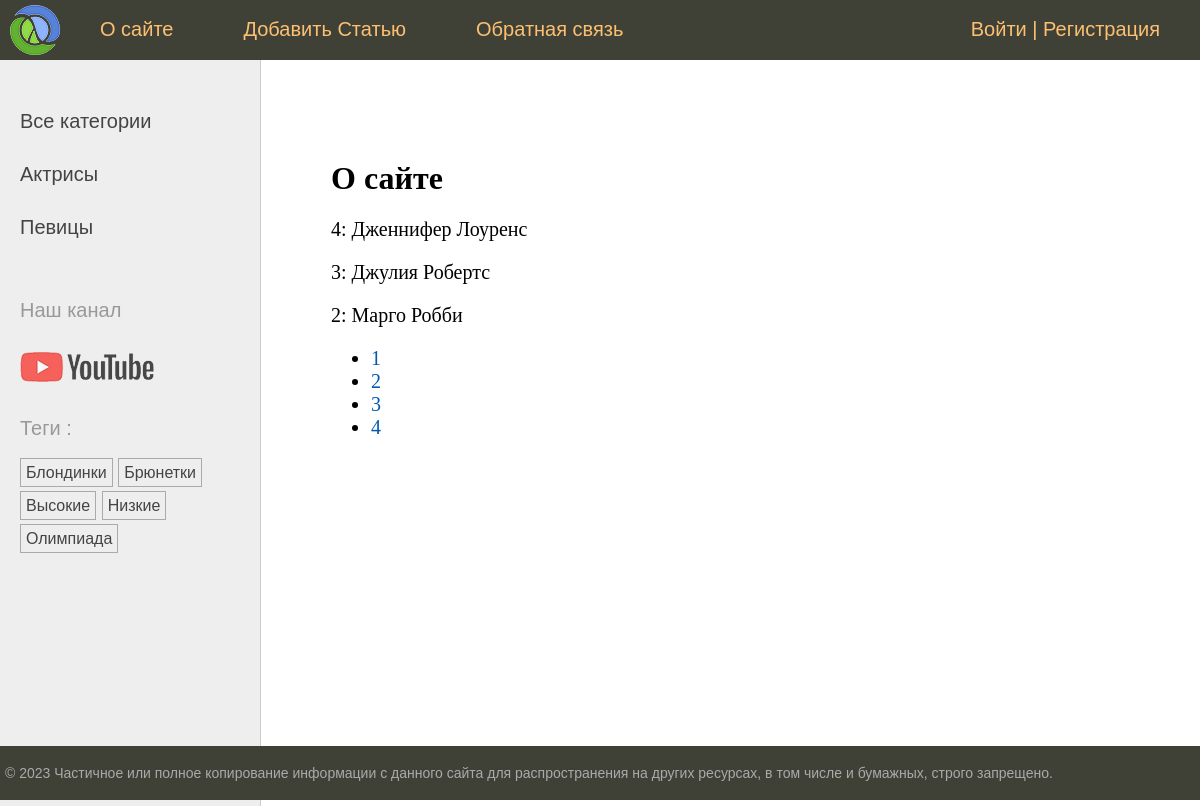
Page /women/about/?page=3 on the earlier database version.
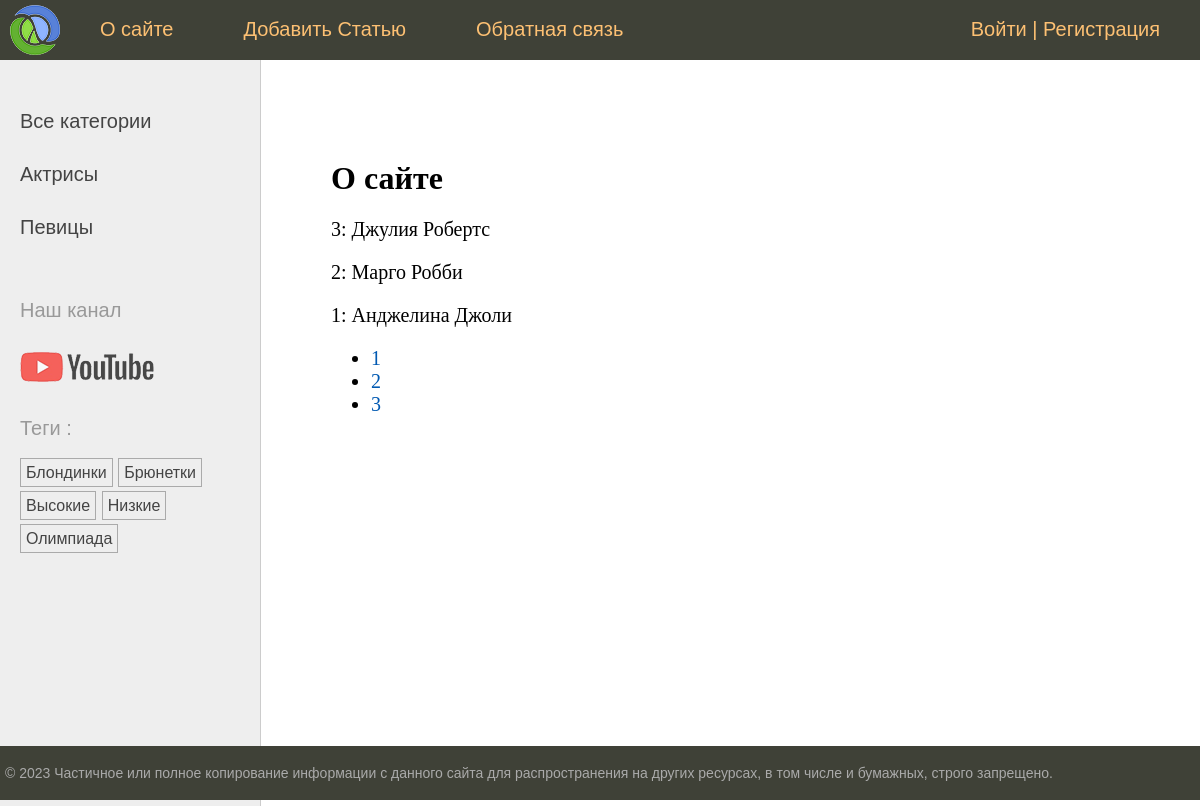
Same page on the later database version.
### women/models.py (models this page shows, shortened)
class Category(models.Model):
    name = models.CharField(max_length=100, db_index=True, verbose_name="Имя")
    slug = models.SlugField(max_length=255, unique=False, db_index=True)
    class Meta:
        verbose_name = "Категория"
        verbose_name_plural = "Категории"
    def get_absolute_url(self):
        return reverse("category", kwargs={"cat_slug": self.slug})

class TagPost(models.Model):
    tag = models.CharField(max_length=100, db_index=True)
    slug = models.SlugField(max_length=255, unique=True, db_index=True)
    def get_absolute_url(self):
        return reverse("tag", kwargs={"tag_slug": self.slug})

class Women(models.Model):
    class Status(models.IntegerChoices):
        DRAFT = 0, "Черновик"
        PUBLISHED = 1, "Опубликовано"
    title = models.CharField(max_length=255, verbose_name="Заголовок")
    slug = models.SlugField(
        max_length=255,
        unique=True,
        db_index=True,
        verbose_name="Slug",
        validators=[
            MinLengthValidator(5, message="Минимум 5 символов"),
            MaxLengthValidator(100, message="Максимум 100 символов"),
        ],
    )
    content = models.TextField(blank=True, verbose_name="Текс Статьи")
    time_create = models.DateTimeField(auto_now_add=True, verbose_name="Время Создания")
    time_update = models.DateTimeField(auto_now=True, verbose_name="Время Изменения")
    photo = models.ImageField(
        upload_to="photos/%Y/%m/%d/",
        default=None,
        blank=True,
        null=True,
        verbose_name="Фото",
    )
    is_published = models.BooleanField(
        choices=tuple(map(lambda x: (bool(x[0]), x[1]), Status.choices)),
        default=Status.DRAFT,
        verbose_name="Возможность Публикации",
    )
    objects = models.Manager()
    published = PublishedManager()
    cat = models.ForeignKey(
        "Category",
        on_delete=models.PROTECT,
        related_name="posts",
        verbose_name="Категории",
    )
    tags = models.ManyToManyField(
        "TagPost", blank=True, related_name="tags", verbose_name="Теги"
    )
    husband = models.OneToOneField(
        "Husband",
        on_delete=models.SET_NULL,
        null=True,
        blank=True,
        related_name="wuman",
        verbose_name="Муж",
    )
    class Meta:
        verbose_name = "Известные Женщины"
        verbose_name_plural = "Известные Женщины"
        ordering = ["-time_create"]
        indexes = [
            models.Index(fields=["-time_create"]),
        ]

### women/views.py (the view)
# urls.py: path("about/", views.about, name="about"),
def about(request):
    contact_list = Women.published.all()
    paginator = Paginator(contact_list, 3)
    page_number = request.GET.get("page")
    page_obj = paginator.get_page(page_number)
    return render(
        request, "women/about.html", {"title": "О сайте", "page_obj": page_obj}
    )

### users/context_processors.py (called while the page is built)
def get_women_context(request):
    return {"mainmenu": menu}

### women/models.py (called while the page is built)
    def get_queryset(self):
        return super().get_queryset().filter(is_published=Women.Status.PUBLISHED)

### women/templatetags/women_tags.py (called while the page is built)
@register.inclusion_tag("women/list_categories.html")
def show_categories(cat_selected=0):
    cats = Category.objects.annotate(total=Count("posts")).filter(total__gt=0)
    return {"cats": cats, "cat_selected": cat_selected}

@register.inclusion_tag("women/list_tags.html")
def show_all_tags():
    return {"tags": TagPost.objects.annotate(total=Count("tags")).filter(total__gt=0)}

### women/templates/women/about.html
{%extends "base.html"%}
{%block content%}
<h1>{{title}}</h1>
{% for item in page_obj %}
<p>{{ item.pk }}: {{item.title}}</p>
{% endfor %}
<nav>
    <ul>
        {%for p in page_obj.paginator.page_range%}
        <li>
            <a href="?page={{ p }}">{{ p }}</a>
        </li>
        {% endfor %}
    </ul>
</nav>
{%endblock%}

### women/templates/women/list_categories.html
{% for cat in cats%}
{% if cat.id == cat_selected%}
<li class="selected">{{cat.name}}</li>
{%else%}
<li><a href="{{ cat.get_absolute_url}}">{{cat.name}}</a></li>
{%endif%}
{% endfor %}

### women/templates/women/list_tags.html
{% if tags %}
<p> Теги :</p>
<ul class="tags-list">
    {% for t in tags%}
    <li><a href="{{t.get_absolute_url}}">{{t.tag}}</a></li>
    {% endfor %}
</ul>
{% endif%}

Differences in the rows shown:
no longer on this page (row unchanged): Women: pk "4", title "Дженнифер Лоуренс"
now on this page (row edited): Women: pk "1", title "Анджелина Джоли"
Other differences:
list line gone: "4"
